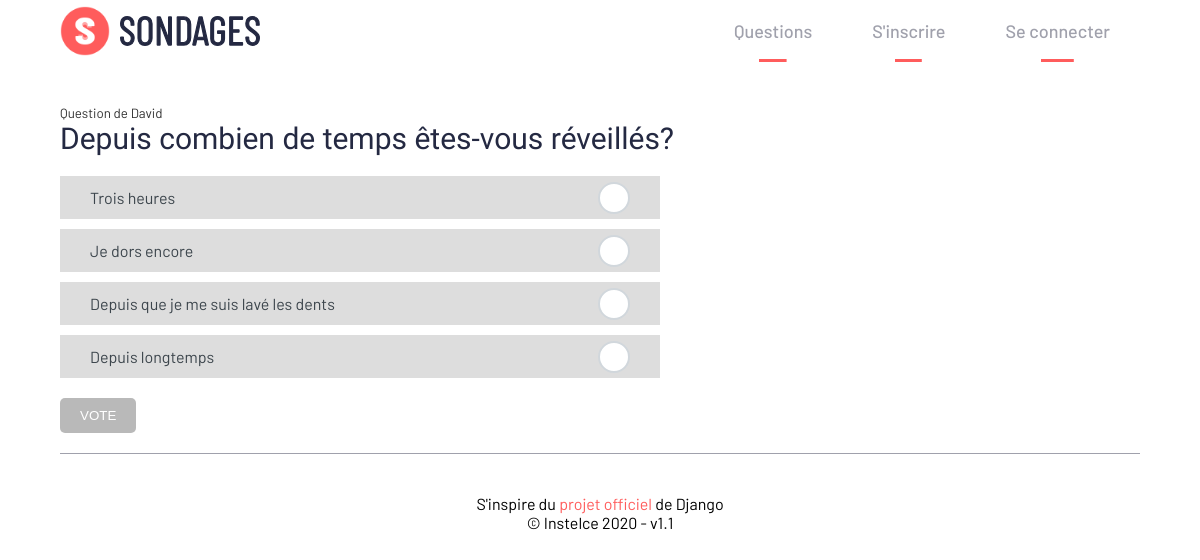
Page /27/ on the committed database.
### polls/models.py (models this page shows, shortened)
class Question(models.Model):
    question_text = models.CharField(max_length=200)
    pub_date = models.DateTimeField('date published')
    author = models.ForeignKey(User, on_delete=models.CASCADE)
    def was_published_recently(self):
        now = timezone.now()
        return now - datetime.timedelta(days=1) <= self.pub_date <= now
    was_published_recently.admin_order_field = 'pub_date'
    was_published_recently.boolean = True
    was_published_recently.short_description = 'Published recently ?'

class Choice(models.Model):
    question = models.ForeignKey(Question, on_delete=models.CASCADE)
    choice_text = models.CharField(max_length=200)
    votes = models.IntegerField(default=0)

### polls/views.py (the view)
# urls.py: path('<int:pk>/', views.DetailView.as_view(), name='detail'),
class DetailView(generic.DetailView):
    model = Question
    template_name = 'polls/detail.html'
    extra_context = {'title': 'Voter'}
    def get_queryset(self):
        return Question.objects.filter(pub_date__lte=timezone.now())

### polls/templates/polls/detail.html (shortened to what this page needs)
{% extends "polls/base.html" %}
{% load static %}
{% load crispy_forms_tags %}
{% block content %}
<div class="sondage__container">
    <small class="text__gray">Question de <a href="{% url 'polls:user' question.author.username %}">{{ question.author }}</a></small>
    <h3 class="main__title">{{ question.question_text }}</h3>
    <form action="{% url 'polls:vote' question.id %}" method="post">
        <div>
            {% for choice in question.choice_set.all %}
                <div class="inputGroup">
                    <label for="choice{{ forloop.counter }}">{{ choice.choice_text }}</label>
                </div>
            {% endfor %}
        </div>
        <input class="btn button__gray mt-1" type="submit" value="Vote">
    </form>
</div>
{% endblock content %}

### polls/static/polls/css/main.css (style rules this page uses)
html { --color-primary-blue:hsl(230, 29%, 20%); --color-primary-red:hsl(0, 100%, 68%); --color-secondary-dark-grayish-blue: hsl(230, 11%, 40%); --color-secondary-grayish-blue: hsl(231, 7%, 65%); }
body { height: auto; overflow-x: hidden; font-family: 'Barlow', sans-serif; }
.btn { padding: 10px 20px; text-transform: uppercase; border-radius: 5px; color: #ffffff; border: none; outline: none; font-weight: 100; text-align: center; opacity: 1; display: inline-flex; justify-content: center; align-items: center; transition: opacity 0.2s, background 0.3s; }
.button__gray { background: rgba(138, 138, 138, 0.6); }
.text__gray { color: rgba(0, 0, 0, 0.8); }
.mt-1 { margin-top: 10px; }
.main__title { margin-bottom: 20px; font-size: 30px; font-family: 'Barlow Condensed'; font-weight: 100; color: var(--color-primary-blue); }
.sondage__container { width: 100%; padding-right: 40px; display: inline-block; }
.inputGroup { width: 600px; background-color: rgb(221, 221, 221); display: block; margin: 10px 0; position: relative; }
.inputGroup label { padding: 12px 30px; width: 100%; display: block; text-align: left; color: #3C454C; cursor: pointer; position: relative; z-index: 2; transition: color 200ms ease-in; overflow: hidden; }
.inputGroup label:before { width: 100%; height: 10px; border-radius: 50%; content: ''; background-color: var(--color-primary-red); position: absolute; left: 50%; top: 50%; transform: translate(-50%, -50%) scale3d(1, 1, 1); transition: all 300ms cubic-bezier(0.4, 0.0, 0.2, 1); opacity: 0; z-index: -1; }
.inputGroup label:after { width: 32px; height: 32px; content: ''; border: 2px solid #D1D7DC; background-color: #fff; background-repeat: no-repeat; background-position: 2px 3px; border-radius: 50%; z-index: 2; position: absolute; right: 30px; top: 50%; transform: translateY(-50%); cursor: pointer; transition: all 200ms ease-in; }

### rows in the picture
Question: author "David", question_text "Depuis combien de temps êtes-vous réveillés?"
Choice: choice_text "Trois heures"
Choice: choice_text "Je dors encore"
Choice: choice_text "Depuis que je me suis lavé les dents"
Choice: choice_text "Depuis longtemps"
